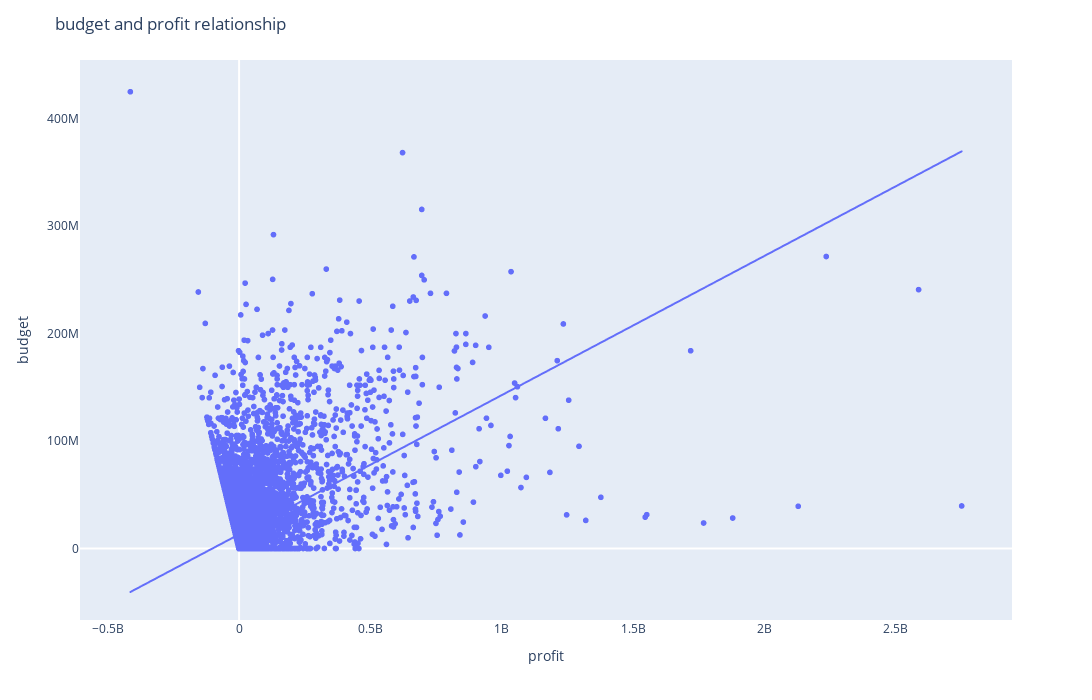

The cell this chart's notebook holds for it:
### Markdown cell above
### <span style='color:#191970'> Question 3. How does budget and profit for a movie correlate, Does high budget equals high profit?

### Code cell
fig = px.scatter(df_movies ,x = 'profit', y ='budget_adj', trendline = 'ols')
fig.update_layout(title_text ='budget and profit relationship', xaxis_title = 'profit',
                  yaxis_title = 'budget')


fig.update_layout(
    autosize=False,
    width=1100,
    height=700,)


#hiding the gridlines
fig.update_xaxes(showgrid = False)
fig.update_yaxes(showgrid = False)

fig.show()

### Figure 1 — Plotly figure (JSON) as saved in the notebook; plotly's stock layout.template omitted (floating-point values rounded to 4 significant figures; data arrays with more than 128 entries replaced by an {"elided": "..."} marker saying what was removed)
{"data": [{"hovertemplate": "profit=%{x}<br>budget_adj=%{y}<extra></extra>", "legendgroup": "", "marker": {"color": "#636efa", "symbol": "circle"}, "mode": "markers", "name": "", "showlegend": false, "type": "scattergl", "x": {"elided": "10865 float values"}, "xaxis": "x", "y": {"elided": "10865 float values"}, "yaxis": "y"}, {"hovertemplate": "<b>OLS trendline</b><br>budget_adj = 0.129572 * profit + 1.31679e+07<br>R<sup>2</sup>=0.223659<br><br>profit=%{x}<br>budget_adj=%{y} <b>(trend)</b><extra></extra>", "legendgroup": "", "marker": {"color": "#636efa", "symbol": "circle"}, "mode": "lines", "name": "", "showlegend": false, "type": "scattergl", "x": {"elided": "10865 float values"}, "xaxis": "x", "y": {"elided": "10865 float values"}, "yaxis": "y"}], "layout": {"autosize": false, "height": 700, "legend": {"tracegroupgap": 0}, "margin": {"t": 60}, "title": {"text": "budget and profit relationship"}, "width": 1100, "xaxis": {"anchor": "y", "domain": [0, 1], "showgrid": false, "title": {"text": "profit"}}, "yaxis": {"anchor": "x", "domain": [0, 1], "showgrid": false, "title": {"text": "budget"}}}}
